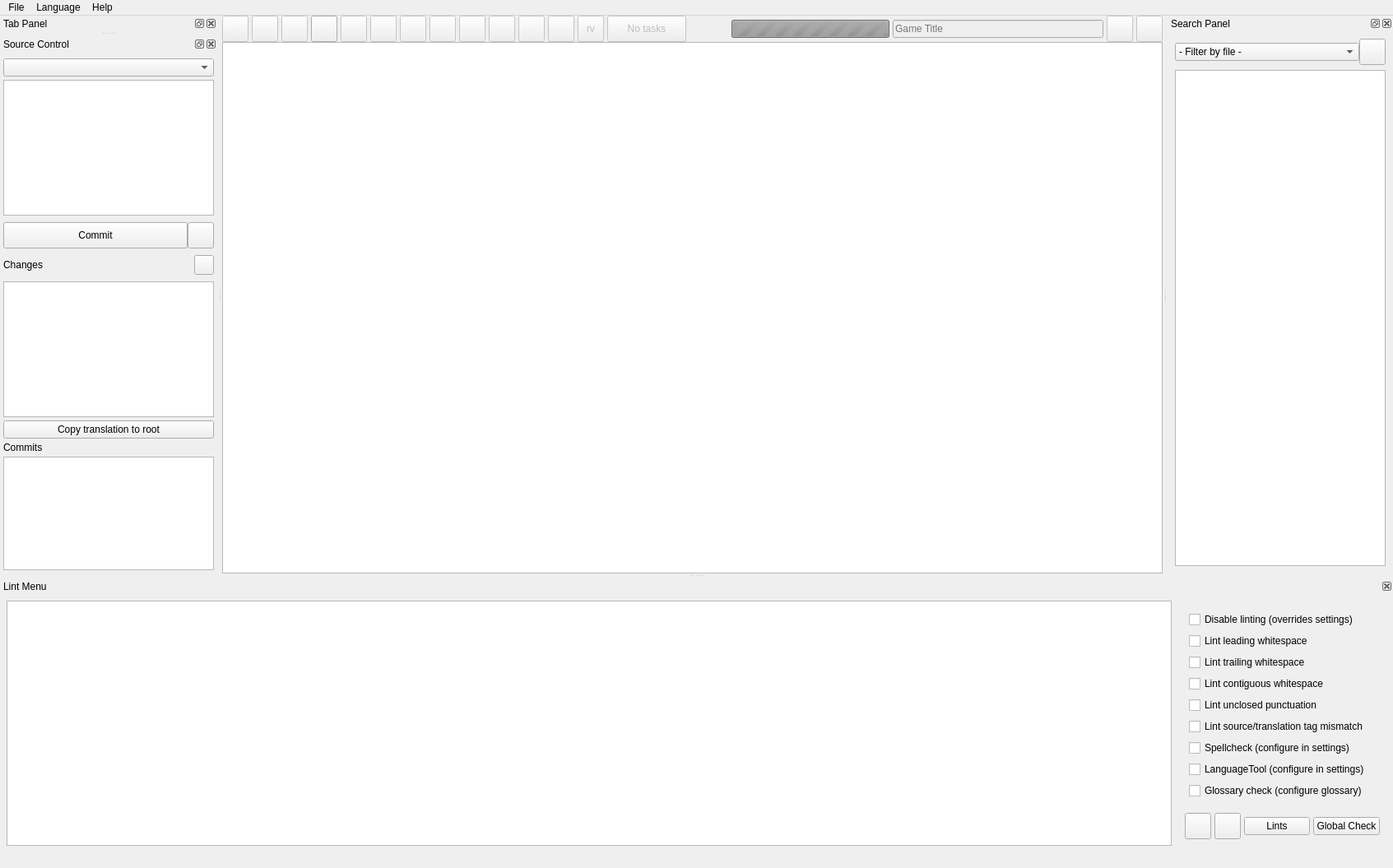
<?xml version="1.0" encoding="UTF-8"?>
<ui version="4.0">
 <class>MainWindow</class>
 <widget class="MainWindow" name="MainWindow">
  <property name="geometry">
   <rect>
    <x>0</x>
    <y>0</y>
    <width>1693</width>
    <height>1055</height>
   </rect>
  </property>
  <property name="sizePolicy">
   <sizepolicy hsizetype="Expanding" vsizetype="Expanding">
    <horstretch>0</horstretch>
    <verstretch>0</verstretch>
   </sizepolicy>
  </property>
  <property name="minimumSize">
   <size>
    <width>32</width>
    <height>32</height>
   </size>
  </property>
  <property name="windowTitle">
   <string notr="true">RPGMTranslate</string>
  </property>
  <property name="autoFillBackground">
   <bool>false</bool>
  </property>
  <property name="tabShape">
   <enum>QTabWidget::TabShape::Rounded</enum>
  </property>
  <widget class="QWidget" name="centralwidget">
   <property name="sizePolicy">
    <sizepolicy hsizetype="Expanding" vsizetype="Expanding">
     <horstretch>0</horstretch>
     <verstretch>0</verstretch>
    </sizepolicy>
   </property>
   <layout class="QVBoxLayout" name="verticalLayout">
    <property name="spacing">
     <number>0</number>
    </property>
    <property name="leftMargin">
     <number>0</number>
    </property>
    <property name="topMargin">
     <number>0</number>
    </property>
    <property name="rightMargin">
     <number>0</number>
    </property>
    <property name="bottomMargin">
     <number>0</number>
    </property>
    <item>
     <widget class="QWidget" name="controlContainer" native="true">
      <property name="sizePolicy">
       <sizepolicy hsizetype="MinimumExpanding" vsizetype="Preferred">
        <horstretch>0</horstretch>
        <verstretch>0</verstretch>
       </sizepolicy>
      </property>
      <property name="maximumSize">
       <size>
        <width>16777215</width>
        <height>128</height>
       </size>
      </property>
      <property name="contextMenuPolicy">
       <enum>Qt::ContextMenuPolicy::CustomContextMenu</enum>
      </property>
      <layout class="QHBoxLayout" name="controlLayout" stretch="0,0,0,0,0,0,0,0,0,0,0,0,0,0,0,0,0,0">
       <property name="spacing">
        <number>4</number>
       </property>
       <property name="sizeConstraint">
        <enum>QLayout::SizeConstraint::SetDefaultConstraint</enum>
       </property>
       <property name="leftMargin">
        <number>0</number>
       </property>
       <property name="topMargin">
        <number>0</number>
       </property>
       <property name="rightMargin">
        <number>0</number>
       </property>
       <property name="bottomMargin">
        <number>0</number>
       </property>
       <item>
        <widget class="QToolButton" name="tabPanelButton">
         <property name="enabled">
          <bool>false</bool>
         </property>
         <property name="sizePolicy">
          <sizepolicy hsizetype="Fixed" vsizetype="Fixed">
           <horstretch>0</horstretch>
           <verstretch>0</verstretch>
          </sizepolicy>
         </property>
         <property name="minimumSize">
          <size>
           <width>32</width>
           <height>32</height>
          </size>
         </property>
         <property name="maximumSize">
          <size>
           <width>32</width>
           <height>32</height>
          </size>
         </property>
         <property name="font">
          <font>
           <family>Noto Sans</family>
          </font>
         </property>
         <property name="toolTip">
          <string>Tab Panel</string>
         </property>
         <property name="text">
          <string/>
         </property>
         <property name="icon">
          <iconset resource="../../resources.qrc">
           <normaloff>:/icons/menu.svg</normaloff>:/icons/menu.svg</iconset>
         </property>
         <property name="iconSize">
          <size>
           <width>20</width>
           <height>20</height>
          </size>
         </property>
        </widget>
       </item>
       <item>
        <widget class="QToolButton" name="saveButton">
         <property name="enabled">
          <bool>false</bool>
         </property>
         <property name="sizePolicy">
          <sizepolicy hsizetype="Fixed" vsizetype="Fixed">
           <horstretch>0</horstretch>
           <verstretch>0</verstretch>
          </sizepolicy>
         </property>
         <property name="minimumSize">
          <size>
           <width>32</width>
           <height>32</height>
          </size>
         </property>
         <property name="maximumSize">
          <size>
           <width>32</width>
           <height>32</height>
          </size>
         </property>
         <property name="toolTip">
          <string>Save</string>
         </property>
         <property name="text">
          <string/>
         </property>
         <property name="icon">
          <iconset resource="../../resources.qrc">
           <normaloff>:/icons/save.svg</normaloff>:/icons/save.svg</iconset>
         </property>
         <property name="iconSize">
          <size>
           <width>20</width>
           <height>20</height>
          </size>
         </property>
        </widget>
       </item>
       <item>
        <widget class="QToolButton" name="writeButton">
         <property name="enabled">
          <bool>false</bool>
         </property>
         <property name="sizePolicy">
          <sizepolicy hsizetype="Fixed" vsizetype="Fixed">
           <horstretch>0</horstretch>
           <verstretch>0</verstretch>
          </sizepolicy>
         </property>
         <property name="minimumSize">
          <size>
           <width>32</width>
           <height>32</height>
          </size>
         </property>
         <property name="maximumSize">
          <size>
           <width>32</width>
           <height>32</height>
          </size>
         </property>
         <property name="toolTip">
          <string>Write</string>
         </property>
         <property name="text">
          <string/>
         </property>
         <property name="icon">
          <iconset resource="../../resources.qrc">
           <normaloff>:/icons/manufacturing.svg</normaloff>:/icons/manufacturing.svg</iconset>
         </property>
         <property name="iconSize">
          <size>
           <width>20</width>
           <height>20</height>
          </size>
         </property>
        </widget>
       </item>
       <item>
        <widget class="QToolButton" name="openFolderButton">
         <property name="sizePolicy">
          <sizepolicy hsizetype="Fixed" vsizetype="Fixed">
           <horstretch>0</horstretch>
           <verstretch>0</verstretch>
          </sizepolicy>
         </property>
         <property name="minimumSize">
          <size>
           <width>32</width>
           <height>32</height>
          </size>
         </property>
         <property name="maximumSize">
          <size>
           <width>32</width>
           <height>32</height>
          </size>
         </property>
         <property name="toolTip">
          <string>Open Folder</string>
         </property>
         <property name="text">
          <string/>
         </property>
         <property name="icon">
          <iconset resource="../../resources.qrc">
           <normaloff>:/icons/folder_open.svg</normaloff>:/icons/folder_open.svg</iconset>
         </property>
         <property name="iconSize">
          <size>
           <width>20</width>
           <height>20</height>
          </size>
         </property>
        </widget>
       </item>
       <item>
        <widget class="QToolButton" name="searchButton">
         <property name="enabled">
          <bool>false</bool>
         </property>
         <property name="sizePolicy">
          <sizepolicy hsizetype="Fixed" vsizetype="Fixed">
           <horstretch>0</horstretch>
           <verstretch>0</verstretch>
          </sizepolicy>
         </property>
         <property name="minimumSize">
          <size>
           <width>32</width>
           <height>32</height>
          </size>
         </property>
         <property name="maximumSize">
          <size>
           <width>32</width>
           <height>32</height>
          </size>
         </property>
         <property name="toolTip">
          <string>Search</string>
         </property>
         <property name="text">
          <string/>
         </property>
         <property name="icon">
          <iconset resource="../../resources.qrc">
           <normaloff>:/icons/search.svg</normaloff>:/icons/search.svg</iconset>
         </property>
         <property name="iconSize">
          <size>
           <width>20</width>
           <height>20</height>
          </size>
         </property>
         <property name="checkable">
          <bool>false</bool>
         </property>
        </widget>
       </item>
       <item>
        <widget class="QToolButton" name="batchButton">
         <property name="enabled">
          <bool>false</bool>
         </property>
         <property name="sizePolicy">
          <sizepolicy hsizetype="Fixed" vsizetype="Fixed">
           <horstretch>0</horstretch>
           <verstretch>0</verstretch>
          </sizepolicy>
         </property>
         <property name="minimumSize">
          <size>
           <width>32</width>
           <height>32</height>
          </size>
         </property>
         <property name="maximumSize">
          <size>
           <width>32</width>
           <height>32</height>
          </size>
         </property>
         <property name="toolTip">
          <string>Batch Menu</string>
         </property>
         <property name="text">
          <string/>
         </property>
         <property name="icon">
          <iconset resource="../../resources.qrc">
           <normaloff>:/icons/construction.svg</normaloff>:/icons/construction.svg</iconset>
         </property>
         <property name="iconSize">
          <size>
           <width>20</width>
           <height>20</height>
          </size>
         </property>
         <property name="checkable">
          <bool>false</bool>
         </property>
        </widget>
       </item>
       <item>
        <widget class="QToolButton" name="glossaryButton">
         <property name="enabled">
          <bool>false</bool>
         </property>
         <property name="sizePolicy">
          <sizepolicy hsizetype="Fixed" vsizetype="Fixed">
           <horstretch>0</horstretch>
           <verstretch>0</verstretch>
          </sizepolicy>
         </property>
         <property name="minimumSize">
          <size>
           <width>32</width>
           <height>32</height>
          </size>
         </property>
         <property name="maximumSize">
          <size>
           <width>32</width>
           <height>32</height>
          </size>
         </property>
         <property name="toolTip">
          <string>Glossary Menu</string>
         </property>
         <property name="text">
          <string/>
         </property>
         <property name="icon">
          <iconset resource="../../resources.qrc">
           <normaloff>:/icons/book_3.svg</normaloff>:/icons/book_3.svg</iconset>
         </property>
         <property name="iconSize">
          <size>
           <width>20</width>
           <height>20</height>
          </size>
         </property>
         <property name="checkable">
          <bool>false</bool>
         </property>
        </widget>
       </item>
       <item>
        <widget class="QToolButton" name="lintMenuButton">
         <property name="enabled">
          <bool>false</bool>
         </property>
         <property name="sizePolicy">
          <sizepolicy hsizetype="Fixed" vsizetype="Fixed">
           <horstretch>0</horstretch>
           <verstretch>0</verstretch>
          </sizepolicy>
         </property>
         <property name="minimumSize">
          <size>
           <width>32</width>
           <height>32</height>
          </size>
         </property>
         <property name="maximumSize">
          <size>
           <width>32</width>
           <height>32</height>
          </size>
         </property>
         <property name="toolTip">
          <string>Lint Menu</string>
         </property>
         <property name="text">
          <string/>
         </property>
         <property name="icon">
          <iconset resource="../../resources.qrc">
           <normaloff>:/icons/lab_profile.svg</normaloff>:/icons/lab_profile.svg</iconset>
         </property>
         <property name="iconSize">
          <size>
           <width>20</width>
           <height>20</height>
          </size>
         </property>
         <property name="checkable">
          <bool>false</bool>
         </property>
        </widget>
       </item>
       <item>
        <widget class="QToolButton" name="translationsButton">
         <property name="enabled">
          <bool>false</bool>
         </property>
         <property name="sizePolicy">
          <sizepolicy hsizetype="Fixed" vsizetype="Fixed">
           <horstretch>0</horstretch>
           <verstretch>0</verstretch>
          </sizepolicy>
         </property>
         <property name="minimumSize">
          <size>
           <width>32</width>
           <height>32</height>
          </size>
         </property>
         <property name="maximumSize">
          <size>
           <width>32</width>
           <height>32</height>
          </size>
         </property>
         <property name="toolTip">
          <string>Translations Menu</string>
         </property>
         <property name="text">
          <string/>
         </property>
         <property name="icon">
          <iconset resource="../../resources.qrc">
           <normaloff>:/icons/translate.svg</normaloff>:/icons/translate.svg</iconset>
         </property>
         <property name="iconSize">
          <size>
           <width>20</width>
           <height>20</height>
          </size>
         </property>
         <property name="checkable">
          <bool>false</bool>
         </property>
        </widget>
       </item>
       <item>
        <widget class="QToolButton" name="bookmarksButton">
         <property name="enabled">
          <bool>false</bool>
         </property>
         <property name="sizePolicy">
          <sizepolicy hsizetype="Fixed" vsizetype="Fixed">
           <horstretch>0</horstretch>
           <verstretch>0</verstretch>
          </sizepolicy>
         </property>
         <property name="minimumSize">
          <size>
           <width>32</width>
           <height>32</height>
          </size>
         </property>
         <property name="maximumSize">
          <size>
           <width>32</width>
           <height>32</height>
          </size>
         </property>
         <property name="toolTip">
          <string>Bookmarks</string>
         </property>
         <property name="text">
          <string/>
         </property>
         <property name="icon">
          <iconset resource="../../resources.qrc">
           <normaloff>:/icons/bookmarks.svg</normaloff>:/icons/bookmarks.svg</iconset>
         </property>
         <property name="iconSize">
          <size>
           <width>20</width>
           <height>20</height>
          </size>
         </property>
         <property name="arrowType">
          <enum>Qt::ArrowType::NoArrow</enum>
         </property>
        </widget>
       </item>
       <item>
        <widget class="QToolButton" name="sourceControlButton">
         <property name="enabled">
          <bool>false</bool>
         </property>
         <property name="minimumSize">
          <size>
           <width>32</width>
           <height>32</height>
          </size>
         </property>
         <property name="maximumSize">
          <size>
           <width>32</width>
           <height>32</height>
          </size>
         </property>
         <property name="text">
          <string/>
         </property>
         <property name="icon">
          <iconset resource="../../resources.qrc">
           <normaloff>:/icons/commit.svg</normaloff>:/icons/commit.svg</iconset>
         </property>
         <property name="iconSize">
          <size>
           <width>20</width>
           <height>20</height>
          </size>
         </property>
        </widget>
       </item>
       <item>
        <widget class="QToolButton" name="assetsButton">
         <property name="enabled">
          <bool>false</bool>
         </property>
         <property name="minimumSize">
          <size>
           <width>32</width>
           <height>32</height>
          </size>
         </property>
         <property name="maximumSize">
          <size>
           <width>32</width>
           <height>32</height>
          </size>
         </property>
         <property name="text">
          <string/>
         </property>
         <property name="icon">
          <iconset resource="../../resources.qrc">
           <normaloff>:/icons/stock_media.svg</normaloff>:/icons/stock_media.svg</iconset>
         </property>
         <property name="iconSize">
          <size>
           <width>20</width>
           <height>20</height>
          </size>
         </property>
        </widget>
       </item>
       <item>
        <widget class="QToolButton" name="rvpackerButton">
         <property name="enabled">
          <bool>false</bool>
         </property>
         <property name="sizePolicy">
          <sizepolicy hsizetype="Fixed" vsizetype="Fixed">
           <horstretch>0</horstretch>
           <verstretch>0</verstretch>
          </sizepolicy>
         </property>
         <property name="minimumSize">
          <size>
           <width>32</width>
           <height>32</height>
          </size>
         </property>
         <property name="maximumSize">
          <size>
           <width>32</width>
           <height>32</height>
          </size>
         </property>
         <property name="toolTip">
          <string notr="true">rvpacker-txt-rs</string>
         </property>
         <property name="text">
          <string notr="true">rv</string>
         </property>
         <property name="iconSize">
          <size>
           <width>0</width>
           <height>0</height>
          </size>
         </property>
        </widget>
       </item>
       <item>
        <widget class="QToolButton" name="taskButton">
         <property name="enabled">
          <bool>false</bool>
         </property>
         <property name="minimumSize">
          <size>
           <width>96</width>
           <height>32</height>
          </size>
         </property>
         <property name="maximumSize">
          <size>
           <width>16777215</width>
           <height>32</height>
          </size>
         </property>
         <property name="toolTip">
          <string>Running tasks</string>
         </property>
         <property name="text">
          <string>No tasks</string>
         </property>
         <property name="toolButtonStyle">
          <enum>Qt::ToolButtonStyle::ToolButtonTextOnly</enum>
         </property>
        </widget>
       </item>
       <item alignment="Qt::AlignmentFlag::AlignRight">
        <widget class="QProgressBar" name="globalProgressBar">
         <property name="enabled">
          <bool>false</bool>
         </property>
         <property name="sizePolicy">
          <sizepolicy hsizetype="MinimumExpanding" vsizetype="Fixed">
           <horstretch>0</horstretch>
           <verstretch>0</verstretch>
          </sizepolicy>
         </property>
         <property name="minimumSize">
          <size>
           <width>192</width>
           <height>0</height>
          </size>
         </property>
         <property name="maximumSize">
          <size>
           <width>256</width>
           <height>16777215</height>
          </size>
         </property>
         <property name="maximum">
          <number>0</number>
         </property>
         <property name="value">
          <number>0</number>
         </property>
         <property name="textDirection">
          <enum>QProgressBar::Direction::TopToBottom</enum>
         </property>
         <property name="format">
          <string notr="true">%v/%m</string>
         </property>
        </widget>
       </item>
       <item alignment="Qt::AlignmentFlag::AlignRight">
        <widget class="QLineEdit" name="gameTitleInput">
         <property name="enabled">
          <bool>false</bool>
         </property>
         <property name="sizePolicy">
          <sizepolicy hsizetype="MinimumExpanding" vsizetype="Fixed">
           <horstretch>0</horstretch>
           <verstretch>0</verstretch>
          </sizepolicy>
         </property>
         <property name="minimumSize">
          <size>
           <width>256</width>
           <height>0</height>
          </size>
         </property>
         <property name="maxLength">
          <number>255</number>
         </property>
         <property name="placeholderText">
          <string>Game Title</string>
         </property>
        </widget>
       </item>
       <item>
        <widget class="QToolButton" name="locateProjectDirButton">
         <property name="enabled">
          <bool>false</bool>
         </property>
         <property name="minimumSize">
          <size>
           <width>32</width>
           <height>32</height>
          </size>
         </property>
         <property name="maximumSize">
          <size>
           <width>32</width>
           <height>32</height>
          </size>
         </property>
         <property name="text">
          <string/>
         </property>
         <property name="icon">
          <iconset resource="../../resources.qrc">
           <normaloff>:/icons/folder_code.svg</normaloff>:/icons/folder_code.svg</iconset>
         </property>
         <property name="iconSize">
          <size>
           <width>20</width>
           <height>20</height>
          </size>
         </property>
        </widget>
       </item>
       <item>
        <widget class="QToolButton" name="searchPanelButton">
         <property name="enabled">
          <bool>false</bool>
         </property>
         <property name="sizePolicy">
          <sizepolicy hsizetype="Fixed" vsizetype="Fixed">
           <horstretch>0</horstretch>
           <verstretch>0</verstretch>
          </sizepolicy>
         </property>
         <property name="minimumSize">
          <size>
           <width>32</width>
           <height>32</height>
          </size>
         </property>
         <property name="maximumSize">
          <size>
           <width>32</width>
           <height>32</height>
          </size>
         </property>
         <property name="toolTip">
          <string>Search Panel</string>
         </property>
         <property name="text">
          <string/>
         </property>
         <property name="icon">
          <iconset resource="../../resources.qrc">
           <normaloff>:/icons/dock.svg</normaloff>:/icons/dock.svg</iconset>
         </property>
         <property name="iconSize">
          <size>
           <width>20</width>
           <height>20</height>
          </size>
         </property>
         <property name="checkable">
          <bool>false</bool>
         </property>
        </widget>
       </item>
      </layout>
      <zorder>saveButton</zorder>
      <zorder>writeButton</zorder>
      <zorder>openFolderButton</zorder>
      <zorder>tabPanelButton</zorder>
      <zorder>globalProgressBar</zorder>
      <zorder>searchButton</zorder>
      <zorder>bookmarksButton</zorder>
      <zorder>batchButton</zorder>
      <zorder>rvpackerButton</zorder>
      <zorder>glossaryButton</zorder>
      <zorder>translationsButton</zorder>
      <zorder>gameTitleInput</zorder>
      <zorder>searchPanelButton</zorder>
      <zorder>lintMenuButton</zorder>
      <zorder>taskWidget</zorder>
      <zorder>assetsButton</zorder>
      <zorder>sourceControlButton</zorder>
      <zorder>locateProjectDirButton</zorder>
     </widget>
    </item>
    <item>
     <widget class="TranslationTable" name="translationTable"/>
    </item>
   </layout>
  </widget>
  <widget class="QMenuBar" name="menubar">
   <property name="geometry">
    <rect>
     <x>0</x>
     <y>0</y>
     <width>1693</width>
     <height>33</height>
    </rect>
   </property>
   <widget class="QMenu" name="menuFile">
    <property name="title">
     <string>File</string>
    </property>
    <addaction name="actionOpenFolder"/>
    <addaction name="actionRecentProjects"/>
    <addaction name="separator"/>
    <addaction name="actionSettings"/>
    <addaction name="separator"/>
    <addaction name="actionLoadBackup"/>
    <addaction name="actionCheckSourceUpdates"/>
    <addaction name="actionCloseProject"/>
    <addaction name="actionCloseTab"/>
    <addaction name="separator"/>
    <addaction name="actionExit"/>
   </widget>
   <widget class="QMenu" name="menuAbout">
    <property name="title">
     <string>Help</string>
    </property>
    <addaction name="actionAbout"/>
    <addaction name="separator"/>
    <addaction name="actionDocumentation"/>
    <addaction name="separator"/>
    <addaction name="actionCheckForUpdates"/>
   </widget>
   <widget class="QMenu" name="menuLanguage">
    <property name="title">
     <string>Language</string>
    </property>
    <addaction name="actionRussian"/>
    <addaction name="actionEnglish"/>
    <addaction name="actionChinese"/>
   </widget>
   <addaction name="menuFile"/>
   <addaction name="menuLanguage"/>
   <addaction name="menuAbout"/>
  </widget>
  <widget class="QStatusBar" name="statusBar">
   <property name="sizeGripEnabled">
    <bool>false</bool>
   </property>
  </widget>
  <widget class="SearchPanelDock" name="searchPanel">
   <property name="enabled">
    <bool>true</bool>
   </property>
   <property name="minimumSize">
    <size>
     <width>192</width>
     <height>213</height>
    </size>
   </property>
   <property name="features">
    <set>QDockWidget::DockWidgetFeature::DockWidgetClosable|QDockWidget::DockWidgetFeature::DockWidgetFloatable</set>
   </property>
   <property name="allowedAreas">
    <set>Qt::DockWidgetArea::RightDockWidgetArea</set>
   </property>
   <property name="windowTitle">
    <string>Search Panel</string>
   </property>
   <attribute name="dockWidgetArea">
    <number>2</number>
   </attribute>
   <widget class="QWidget" name="searchPanelWidget">
    <property name="minimumSize">
     <size>
      <width>192</width>
      <height>0</height>
     </size>
    </property>
    <layout class="QVBoxLayout" name="verticalLayout_2">
     <item>
      <widget class="QWidget" name="widget_3" native="true">
       <layout class="QHBoxLayout" name="horizontalLayout_3">
        <property name="spacing">
         <number>0</number>
        </property>
        <property name="leftMargin">
         <number>0</number>
        </property>
        <property name="topMargin">
         <number>0</number>
        </property>
        <property name="rightMargin">
         <number>0</number>
        </property>
        <property name="bottomMargin">
         <number>0</number>
        </property>
        <item>
         <widget class="QComboBox" name="fileSelect">
          <item>
           <property name="text">
            <string>- Filter by file -</string>
           </property>
          </item>
         </widget>
        </item>
        <item>
         <widget class="QPushButton" name="clearSearchPanelButton">
          <property name="minimumSize">
           <size>
            <width>32</width>
            <height>32</height>
           </size>
          </property>
          <property name="maximumSize">
           <size>
            <width>32</width>
            <height>32</height>
           </size>
          </property>
          <property name="text">
           <string/>
          </property>
          <property name="icon">
           <iconset resource="../../resources.qrc">
            <normaloff>:/icons/mop.svg</normaloff>:/icons/mop.svg</iconset>
          </property>
         </widget>
        </item>
       </layout>
      </widget>
     </item>
     <item>
      <widget class="SearchResultList" name="searchResultList">
       <property name="editTriggers">
        <set>QAbstractItemView::EditTrigger::NoEditTriggers</set>
       </property>
       <property name="showDropIndicator" stdset="0">
        <bool>false</bool>
       </property>
       <property name="defaultDropAction">
        <enum>Qt::DropAction::IgnoreAction</enum>
       </property>
       <property name="selectionMode">
        <enum>QAbstractItemView::SelectionMode::NoSelection</enum>
       </property>
       <property name="selectionBehavior">
        <enum>QAbstractItemView::SelectionBehavior::SelectItems</enum>
       </property>
       <property name="verticalScrollMode">
        <enum>QAbstractItemView::ScrollMode::ScrollPerPixel</enum>
       </property>
       <property name="horizontalScrollMode">
        <enum>QAbstractItemView::ScrollMode::ScrollPerPixel</enum>
       </property>
       <property name="layoutMode">
        <enum>QListView::LayoutMode::Batched</enum>
       </property>
       <property name="batchSize">
        <number>1000</number>
       </property>
      </widget>
     </item>
    </layout>
   </widget>
  </widget>
  <widget class="LintMenu" name="lintMenu">
   <property name="features">
    <set>QDockWidget::DockWidgetFeature::DockWidgetClosable</set>
   </property>
   <property name="allowedAreas">
    <set>Qt::DockWidgetArea::BottomDockWidgetArea</set>
   </property>
   <property name="windowTitle">
    <string>Lint Menu</string>
   </property>
   <attribute name="dockWidgetArea">
    <number>8</number>
   </attribute>
   <widget class="QWidget" name="lintMenuWidget">
    <layout class="QHBoxLayout" name="horizontalLayout_4">
     <property name="spacing">
      <number>8</number>
     </property>
     <property name="leftMargin">
      <number>8</number>
     </property>
     <property name="topMargin">
      <number>8</number>
     </property>
     <property name="rightMargin">
      <number>8</number>
     </property>
     <property name="bottomMargin">
      <number>8</number>
     </property>
     <item>
      <widget class="LintTable" name="lintMenuTable">
       <property name="editTriggers">
        <set>QAbstractItemView::EditTrigger::NoEditTriggers</set>
       </property>
       <property name="tabKeyNavigation">
        <bool>false</bool>
       </property>
       <property name="showDropIndicator" stdset="0">
        <bool>false</bool>
       </property>
       <property name="dragDropOverwriteMode">
        <bool>false</bool>
       </property>
       <property name="selectionMode">
        <enum>QAbstractItemView::SelectionMode::NoSelection</enum>
       </property>
       <property name="verticalScrollMode">
        <enum>QAbstractItemView::ScrollMode::ScrollPerPixel</enum>
       </property>
       <property name="horizontalScrollMode">
        <enum>QAbstractItemView::ScrollMode::ScrollPerPixel</enum>
       </property>
       <property name="showGrid">
        <bool>true</bool>
       </property>
      </widget>
     </item>
     <item alignment="Qt::AlignmentFlag::AlignHCenter">
      <widget class="QWidget" name="widget_2" native="true">
       <layout class="QVBoxLayout" name="verticalLayout_5" stretch="1,0">
        <property name="spacing">
         <number>4</number>
        </property>
        <property name="leftMargin">
         <number>4</number>
        </property>
        <property name="topMargin">
         <number>4</number>
        </property>
        <property name="rightMargin">
         <number>4</number>
        </property>
        <property name="bottomMargin">
         <number>4</number>
        </property>
        <item>
         <widget class="QWidget" name="widget_8" native="true">
          <layout class="QVBoxLayout" name="verticalLayout_6">
           <item>
            <widget class="QCheckBox" name="disableLintingCheckbox">
             <property name="text">
              <string>Disable linting (overrides settings)</string>
             </property>
            </widget>
           </item>
           <item>
            <widget class="QCheckBox" name="leadingWhitespaceCheckbox">
             <property name="text">
              <string>Lint leading whitespace</string>
             </property>
            </widget>
           </item>
           <item>
            <widget class="QCheckBox" name="trailingWhitespaceCheckbox">
             <property name="text">
              <string>Lint trailing whitespace</string>
             </property>
            </widget>
           </item>
           <item>
            <widget class="QCheckBox" name="contiguousWhitespaceCheckbox">
             <property name="text">
              <string>Lint contiguous whitespace</string>
             </property>
            </widget>
           </item>
           <item>
            <widget class="QCheckBox" name="unclosedPunctuationCheckbox">
             <property name="text">
              <string>Lint unclosed punctuation</string>
             </property>
            </widget>
           </item>
           <item>
            <widget class="QCheckBox" name="tagMismatchCheckbox">
             <property name="text">
              <string>Lint source/translation tag mismatch</string>
             </property>
            </widget>
           </item>
           <item>
            <widget class="QCheckBox" name="spellcheckCheckbox">
             <property name="text">
              <string>Spellcheck (configure in settings)</string>
             </property>
            </widget>
           </item>
           <item>
            <widget class="QCheckBox" name="ltCheckbox">
             <property name="text">
              <string>LanguageTool (configure in settings)</string>
             </property>
            </widget>
           </item>
           <item>
            <widget class="QCheckBox" name="termMismatchCheckbox">
             <property name="text">
              <string>Glossary check (configure glossary)</string>
             </property>
            </widget>
           </item>
          </layout>
         </widget>
        </item>
        <item>
         <widget class="QWidget" name="lintButtonWidget" native="true">
          <layout class="QHBoxLayout" name="horizontalLayout_8">
           <property name="spacing">
            <number>4</number>
           </property>
           <property name="leftMargin">
            <number>4</number>
           </property>
           <property name="topMargin">
            <number>4</number>
           </property>
           <property name="rightMargin">
            <number>4</number>
           </property>
           <property name="bottomMargin">
            <number>4</number>
           </property>
           <item>
            <widget class="QPushButton" name="lintClearMenuButton">
             <property name="sizePolicy">
              <sizepolicy hsizetype="Fixed" vsizetype="Fixed">
               <horstretch>0</horstretch>
               <verstretch>0</verstretch>
              </sizepolicy>
             </property>
             <property name="minimumSize">
              <size>
               <width>32</width>
               <height>32</height>
              </size>
             </property>
             <property name="maximumSize">
              <size>
               <width>32</width>
               <height>32</height>
              </size>
             </property>
             <property name="text">
              <string/>
             </property>
             <property name="icon">
              <iconset resource="../../resources.qrc">
               <normaloff>:/icons/mop.svg</normaloff>:/icons/mop.svg</iconset>
             </property>
             <property name="iconSize">
              <size>
               <width>20</width>
               <height>20</height>
              </size>
             </property>
            </widget>
           </item>
           <item>
            <widget class="QPushButton" name="lintFileSelectMenuButton">
             <property name="minimumSize">
              <size>
               <width>32</width>
               <height>32</height>
              </size>
             </property>
             <property name="maximumSize">
              <size>
               <width>32</width>
               <height>32</height>
              </size>
             </property>
             <property name="text">
              <string/>
             </property>
             <property name="icon">
              <iconset resource="../../resources.qrc">
               <normaloff>:/icons/files.svg</normaloff>:/icons/files.svg</iconset>
             </property>
             <property name="iconSize">
              <size>
               <width>20</width>
               <height>20</height>
              </size>
             </property>
            </widget>
           </item>
           <item>
            <widget class="QPushButton" name="lintLintSelectMenuButton">
             <property name="text">
              <string>Lints</string>
             </property>
            </widget>
           </item>
           <item>
            <widget class="QPushButton" name="lintCheckButton">
             <property name="text">
              <string>Global Check</string>
             </property>
            </widget>
           </item>
          </layout>
         </widget>
        </item>
       </layout>
      </widget>
     </item>
    </layout>
   </widget>
  </widget>
  <widget class="TabPanel" name="tabPanel">
   <property name="windowTitle">
    <string>Tab Panel</string>
   </property>
   <attribute name="dockWidgetArea">
    <number>1</number>
   </attribute>
  </widget>
  <widget class="SourceControlDock" name="sourceControlDock">
   <property name="windowTitle">
    <string>Source Control</string>
   </property>
   <attribute name="dockWidgetArea">
    <number>1</number>
   </attribute>
   <widget class="QWidget" name="sourceControlDockContent">
    <layout class="QVBoxLayout" name="verticalLayout_4">
     <property name="spacing">
      <number>4</number>
     </property>
     <property name="leftMargin">
      <number>4</number>
     </property>
     <property name="topMargin">
      <number>4</number>
     </property>
     <property name="rightMargin">
      <number>4</number>
     </property>
     <property name="bottomMargin">
      <number>4</number>
     </property>
     <item>
      <widget class="QWidget" name="widget_6" native="true">
       <layout class="QHBoxLayout" name="horizontalLayout_6">
        <property name="spacing">
         <number>0</number>
        </property>
        <property name="leftMargin">
         <number>0</number>
        </property>
        <property name="topMargin">
         <number>0</number>
        </property>
        <property name="rightMargin">
         <number>0</number>
        </property>
        <property name="bottomMargin">
         <number>0</number>
        </property>
       </layout>
      </widget>
     </item>
     <item>
      <widget class="QWidget" name="widget" native="true">
       <layout class="QHBoxLayout" name="horizontalLayout_5">
        <property name="spacing">
         <number>0</number>
        </property>
        <property name="leftMargin">
         <number>0</number>
        </property>
        <property name="topMargin">
         <number>0</number>
        </property>
        <property name="rightMargin">
         <number>0</number>
        </property>
        <property name="bottomMargin">
         <number>0</number>
        </property>
        <item>
         <widget class="QComboBox" name="branchSelect"/>
        </item>
       </layout>
      </widget>
     </item>
     <item>
      <widget class="QWidget" name="widget_4" native="true">
       <layout class="QVBoxLayout" name="verticalLayout_3">
        <property name="spacing">
         <number>8</number>
        </property>
        <property name="leftMargin">
         <number>0</number>
        </property>
        <property name="topMargin">
         <number>0</number>
        </property>
        <property name="rightMargin">
         <number>0</number>
        </property>
        <property name="bottomMargin">
         <number>0</number>
        </property>
        <item>
         <widget class="QPlainTextEdit" name="commitMessageInput">
          <property name="sizePolicy">
           <sizepolicy hsizetype="Expanding" vsizetype="Maximum">
            <horstretch>0</horstretch>
            <verstretch>0</verstretch>
           </sizepolicy>
          </property>
          <property name="plainText">
           <string notr="true"/>
          </property>
          <property name="placeholderText">
           <string>Commit message...</string>
          </property>
         </widget>
        </item>
        <item>
         <widget class="QWidget" name="widget_5" native="true">
          <layout class="QHBoxLayout" name="horizontalLayout">
           <property name="spacing">
            <number>0</number>
           </property>
           <property name="leftMargin">
            <number>0</number>
           </property>
           <property name="topMargin">
            <number>0</number>
           </property>
           <property name="rightMargin">
            <number>0</number>
           </property>
           <property name="bottomMargin">
            <number>0</number>
           </property>
           <item>
            <widget class="QPushButton" name="commitButton">
             <property name="minimumSize">
              <size>
               <width>0</width>
               <height>32</height>
              </size>
             </property>
             <property name="styleSheet">
              <string notr="true"/>
             </property>
             <property name="text">
              <string>Commit</string>
             </property>
            </widget>
           </item>
           <item>
            <widget class="QToolButton" name="commitOptionsButton">
             <property name="sizePolicy">
              <sizepolicy hsizetype="Fixed" vsizetype="Fixed">
               <horstretch>0</horstretch>
               <verstretch>0</verstretch>
              </sizepolicy>
             </property>
             <property name="minimumSize">
              <size>
               <width>32</width>
               <height>32</height>
              </size>
             </property>
             <property name="maximumSize">
              <size>
               <width>32</width>
               <height>32</height>
              </size>
             </property>
             <property name="styleSheet">
              <string notr="true"/>
             </property>
             <property name="text">
              <string/>
             </property>
             <property name="icon">
              <iconset resource="../../resources.qrc">
               <normaloff>:/icons/keyboard_arrow_down.svg</normaloff>:/icons/keyboard_arrow_down.svg</iconset>
             </property>
             <property name="iconSize">
              <size>
               <width>20</width>
               <height>20</height>
              </size>
             </property>
            </widget>
           </item>
          </layout>
         </widget>
        </item>
        <item>
         <widget class="QWidget" name="widget_7" native="true">
          <layout class="QHBoxLayout" name="horizontalLayout_7">
           <property name="spacing">
            <number>0</number>
           </property>
           <property name="leftMargin">
            <number>0</number>
           </property>
           <property name="topMargin">
            <number>0</number>
           </property>
           <property name="rightMargin">
            <number>0</number>
           </property>
           <property name="bottomMargin">
            <number>0</number>
           </property>
           <item>
            <widget class="QLabel" name="label">
             <property name="text">
              <string>Changes</string>
             </property>
            </widget>
           </item>
           <item>
            <widget class="QToolButton" name="refreshChangesButton">
             <property name="minimumSize">
              <size>
               <width>24</width>
               <height>24</height>
              </size>
             </property>
             <property name="maximumSize">
              <size>
               <width>24</width>
               <height>24</height>
              </size>
             </property>
             <property name="statusTip">
              <string>Refresh Changes</string>
             </property>
             <property name="text">
              <string/>
             </property>
             <property name="icon">
              <iconset resource="../../resources.qrc">
               <normaloff>:/icons/refresh.svg</normaloff>:/icons/refresh.svg</iconset>
             </property>
             <property name="iconSize">
              <size>
               <width>16</width>
               <height>16</height>
              </size>
             </property>
            </widget>
           </item>
          </layout>
         </widget>
        </item>
        <item>
         <widget class="GitFileList" name="gitFileList"/>
        </item>
       </layout>
      </widget>
     </item>
     <item>
      <widget class="QPushButton" name="copyTranslationButton">
       <property name="text">
        <string>Copy translation to root</string>
       </property>
      </widget>
     </item>
     <item>
      <widget class="QLabel" name="label_2">
       <property name="text">
        <string>Commits</string>
       </property>
      </widget>
     </item>
     <item>
      <widget class="GitCommitList" name="commitList"/>
     </item>
    </layout>
   </widget>
  </widget>
  <action name="actionOpenFolder">
   <property name="icon">
    <iconset resource="../../resources.qrc">
     <normaloff>:/icons/folder_open.svg</normaloff>:/icons/folder_open.svg</iconset>
   </property>
   <property name="text">
    <string>Open Folder</string>
   </property>
  </action>
  <action name="actionExit">
   <property name="text">
    <string>Exit</string>
   </property>
  </action>
  <action name="actionAbout">
   <property name="text">
    <string>About RPGMTranslate</string>
   </property>
  </action>
  <action name="actionDocumentation">
   <property name="text">
    <string>Usage Documentation</string>
   </property>
  </action>
  <action name="actionRussian">
   <property name="text">
    <string notr="true">Русский</string>
   </property>
  </action>
  <action name="actionEnglish">
   <property name="text">
    <string notr="true">English</string>
   </property>
  </action>
  <action name="actionChinese">
   <property name="text">
    <string notr="true">简体中文</string>
   </property>
  </action>
  <action name="actionSettings">
   <property name="text">
    <string>Settings</string>
   </property>
  </action>
  <action name="actionCheckForUpdates">
   <property name="text">
    <string>Check For Updates</string>
   </property>
  </action>
  <action name="actionRecentProjects">
   <property name="text">
    <string>Recent Projects</string>
   </property>
  </action>
  <action name="actionCloseProject">
   <property name="text">
    <string>Close Project</string>
   </property>
  </action>
  <action name="actionCloseTab">
   <property name="text">
    <string>Close Tab</string>
   </property>
   <property name="shortcut">
    <string>Esc</string>
   </property>
  </action>
  <action name="actionCheckSourceUpdates">
   <property name="text">
    <string>Check for source updates</string>
   </property>
  </action>
  <action name="actionLoadBackup">
   <property name="text">
    <string>Load Backup</string>
   </property>
  </action>
  <action name="actionThirdParty">
   <property name="text">
    <string>Third Party Notice</string>
   </property>
  </action>
 </widget>
 <customwidgets>
  <customwidget>
   <class>MainWindow</class>
   <extends>QMainWindow</extends>
   <header>MainWindow.hpp</header>
   <container>1</container>
  </customwidget>
  <customwidget>
   <class>TranslationTable</class>
   <extends>QTableView</extends>
   <header>TranslationTable.hpp</header>
  </customwidget>
  <customwidget>
   <class>SearchPanelDock</class>
   <extends>QDockWidget</extends>
   <header>SearchPanelDock.hpp</header>
   <container>1</container>
  </customwidget>
  <customwidget>
   <class>LintMenu</class>
   <extends>QDockWidget</extends>
   <header>LintMenu.hpp</header>
   <container>1</container>
  </customwidget>
  <customwidget>
   <class>SearchResultList</class>
   <extends>QListView</extends>
   <header>SearchResultList.hpp</header>
  </customwidget>
  <customwidget>
   <class>LintTable</class>
   <extends>QTableView</extends>
   <header>LintTable.hpp</header>
  </customwidget>
  <customwidget>
   <class>TabPanel</class>
   <extends>QDockWidget</extends>
   <header>TabPanel.hpp</header>
   <container>1</container>
  </customwidget>
  <customwidget>
   <class>SourceControlDock</class>
   <extends>QDockWidget</extends>
   <header>SourceControlDock.hpp</header>
   <container>1</container>
  </customwidget>
  <customwidget>
   <class>GitFileList</class>
   <extends>QListView</extends>
   <header>GitFileList.hpp</header>
  </customwidget>
  <customwidget>
   <class>GitCommitList</class>
   <extends>QListView</extends>
   <header>GitCommitList.hpp</header>
  </customwidget>
 </customwidgets>
 <resources>
  <include location="../../resources.qrc"/>
 </resources>
 <connections/>
</ui>
